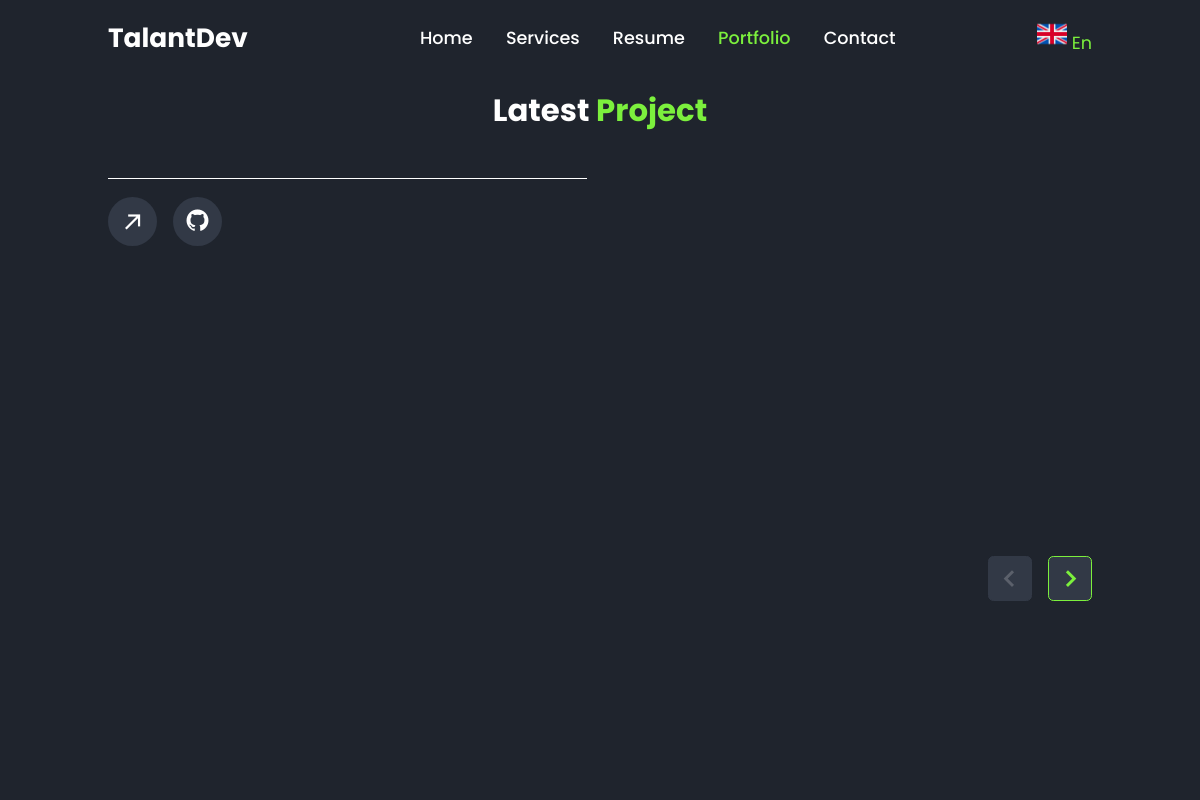
Page /en/portfolio/ on the earlier database version.
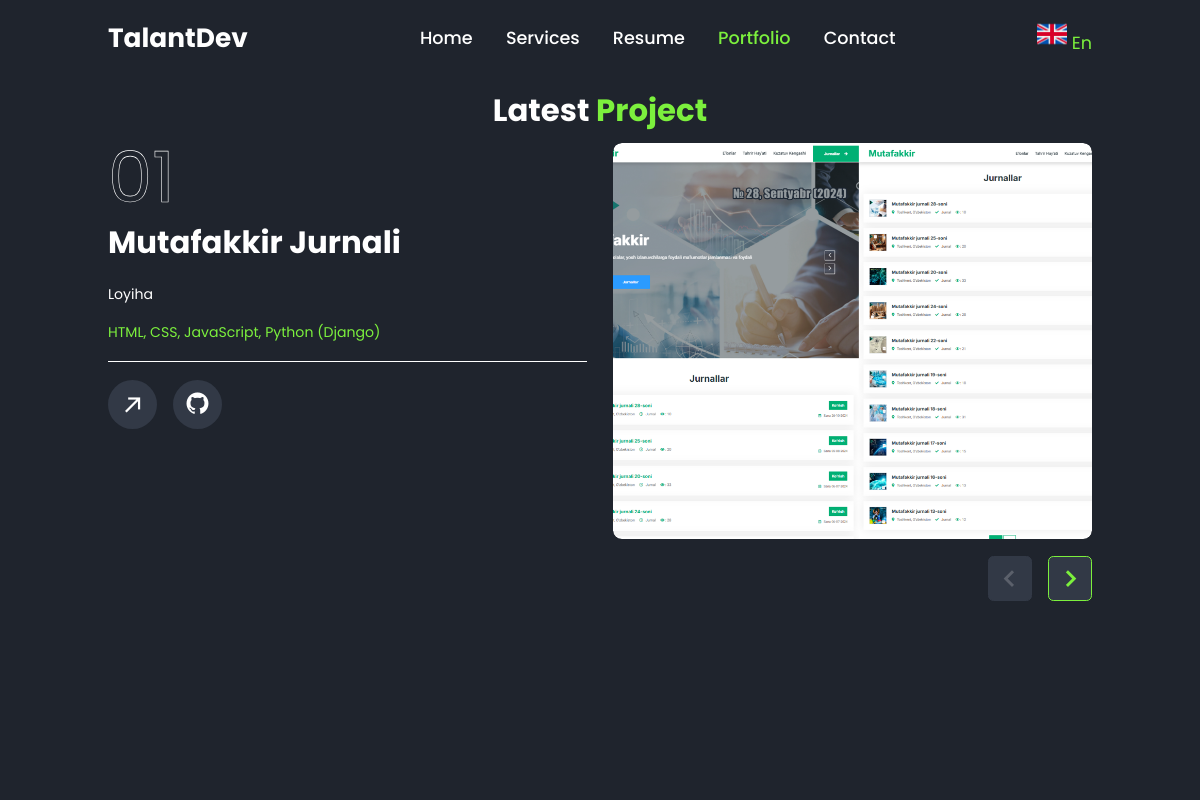
Same page on the later database version.
### main/models.py (models this page shows, shortened)
class Language(models.Model):
    base = models.CharField(max_length=20)
    base_url = models.CharField(max_length=20)
    base_img = models.ImageField(upload_to='images/', null=True)
    first = models.CharField(max_length=20)
    first_url = models.CharField(max_length=20)
    first_img = models.ImageField(upload_to='images/', null=True)
    second = models.CharField(max_length=20)
    second_url = models.CharField(max_length=20)
    second_img = models.ImageField(upload_to='images/', null=True)
    create_at = models.DateTimeField(auto_now_add=True)
    update_at = models.DateTimeField(auto_now=True)

class Project(models.Model):  # Project Models for Portfolio Page
    pro_id = models.CharField(max_length=50, verbose_name="Project Number")
    name = models.CharField(max_length=200, verbose_name="Project Name")  # Multilanguage
    content = models.TextField(verbose_name="Content")  # Multilanguage
    technology = models.CharField(max_length=100, verbose_name="Technology")
    live_link = models.CharField(max_length=300, verbose_name="Project live link")
    github_link = models.CharField(max_length=300, verbose_name="Project Github link", null=True)
    image = models.ImageField(upload_to='./project/')
    create_at = models.DateTimeField(auto_now_add=True)
    update_at = models.DateTimeField(auto_now=True)

### main/views.py (the view)
# urls.py: path('portfolio/', views.portfolio, name='portfolio'),
def portfolio(request):
    project_first = Project.objects.first()
    projects = Project.objects.all()
    projects_check = projects[1:]
    language = get_languages()
    context = {
        'project_first': project_first,
        'projects_check': projects_check,
        'projects': projects,
        'language': language,
    }
    return render(request, 'portfolio.html', context)

### main/function.py (called while the page is built)
def get_languages():
    return Language.objects.first()

### templates/portfolio.html (shortened to what this page needs)
<!doctype html>
{% load static %}
{% load i18n %}
<html lang="en">
<head>
    <link href='https://unpkg.com/boxicons@2.1.4/css/boxicons.min.css' rel='stylesheet'>
    <link rel="stylesheet" href="{% static 'style/style.css' %}">
</head>
<body>
<header class="active">
    <a href="{% url 'main:welcome' %}" class="logo">{% trans "TalantDev" %}</a>
    <nav>
        <a href="{% url 'main:welcome' %}">{% trans "Home" %}</a>
        <a href="{% url 'main:services' %}">{% trans "Services" %}</a>
        <a href="{% url 'main:resume' %}">{% trans "Resume" %}</a>
        <a href="{% url 'main:portfolio' %}" class="active">{% trans "Portfolio" %}</a>
        <a href="{% url 'main:contact' %}">{% trans "Contact" %}</a>
    </nav>
    <div class="dropdowns">
        <span id="lang">
            <img src="{{ language.base_img.url }}" alt="" width="30">
            {{ language.base }}
        </span>
    </div>
</header>
<div class="bars-box active">
    <div class="bar" style="--i:6;"></div>
    <div class="bar" style="--i:5;"></div>
    <div class="bar" style="--i:4;"></div>
    <div class="bar" style="--i:3;"></div>
    <div class="bar" style="--i:2;"></div>
    <div class="bar" style="--i:1;"></div>
</div>
<section class="portfolio active">
    <h2 class="heading">
        {% trans "Latest" %}
        <span>
            {% trans "Project" %}
        </span>
    </h2>
    <div class="portfolio-container">
        <div class="portfolio-box">
            <div class="portfolio-detail active">
                <p class="numb">
                </p>
                <h3>
                    {{ project_first.name }}
                </h3>
                <p>
                    {{ project_first.content }}
                </p>
                <div class="tech">
                    <p>
                        {{ project_first.technology }}
                    </p>
                </div>
                <div class="live-github">
                    <a href="{{ project_first.live_link }}">
                        <i class="bx bx-arrow-back"></i>
                    </a>
                    <a href="{{ project_first.github_link }}">
                        <i class="bx bxl-github"></i>
                    </a>
                </div>
            </div>
        </div>
        <div class="portfolio-box">
            <div class="portfolio-carousel">
                <div class="img-slide">
                    {% for project in projects %}
                        <div class="img-item">
                            <img src="{{ project.image.url }}" alt="">
                        </div>
                    {% endfor %}
                </div>
            </div>
            <div class="navigation">
                <button class="arrow-left disabled">
                    <i class="bx bx-chevron-left"></i>
                </button>
                <button class="arrow-right">
                    <i class="bx bx-chevron-right"></i>
                </button>
            </div>
        </div>
    </div>
</section>
</body>
</html>

### static/style/style.css (style rules this page uses)
* { margin: 0; padding: 0; box-sizing: border-box; text-decoration: none; border: none; outline: none; font-family: "Poppins", "sans-serif"; }
:root { --bg-color: #1f242d; --second-bg-color: #323946; --main-color: #7cf03d; --white-color: #fff; --disabled-color: #fff3; }
html { font-size: 62.5%; }
body { color: var(--white-color); }
header { position: fixed; top: 0; left: 0; width: 100%; padding: 2rem 9%; background: var(--bg-color); display: flex; justify-content: space-between; align-items: center; z-index: 100; visibility: hidden; opacity: 0; }
header.active { animation: show-header 1.5s linear forwards; animation-delay: 1.2s; }
.logo { font-size: 3rem; color: var(--white-color); font-weight: 700; }
nav a { font-size: 2rem; color: var(--white-color); font-weight: 500; margin-left: 3.5rem; transition: 0.5s; }
nav a:hover, nav a.active { color: var(--main-color); }
.dropdowns { position: relative; display: inline-block; font-size: 2rem; }
.bars-box { position: absolute; width: 100%; height: 100%; display: flex; }
.bars-box .bar { width: 100%; height: 100%; background: var(--bg-color); animation: hide-bars 0.5s ease-in-out both; animation-delay: calc(0.1s * var(--i)); }
.bars-box.active .bar { animation: show-bars 0.5s ease-in-out both; animation-delay: calc(0.1s * var(--i)); }
section { position: absolute; width: 100%; height: 100%; padding: 10rem 9% 2rem; visibility: hidden; opacity: 0; overflow: hidden; }
section.active { animation: show-content 1.5s linear forwards; animation-delay: 1.6s; }
.heading { font-size: 3.5rem; text-align: center; margin-bottom: 1rem; }
.heading span { color: var(--main-color); }
.portfolio-container { display: grid; grid-template-columns: repeat(2, 1fr); gap: 3rem; }
.portfolio-detail { display: none; }
.portfolio-detail.active { display: block; }
.portfolio-box .numb { font-size: 8rem; -webkit-text-stroke: 0.07rem var(--white-color); color: transparent; line-height: 1; }
.portfolio-box h3 { font-size: 3.5rem; margin: 0.8rem 0 2rem; }
.portfolio-box p { font-size: 1.6rem; }
.portfolio-box .tech { margin: 2rem 0; color: var(--main-color); border-bottom: 0.1rem solid var(--white-color); padding-bottom: 2rem; }
.portfolio-box .live-github a { position: relative; display: inline-flex; padding: 1.3rem; font-size: 3rem; color: var(--white-color); border-radius: 50%; background: var(--second-bg-color); transition: 0.5s; }
.portfolio-box .live-github a:first-child { margin-right: 1.5rem; }
.portfolio-box .live-github a:first-child i { transform: rotate(135deg); }
.portfolio-box .portfolio-carousel { width: 100%; height: 45rem; border-radius: 1rem; overflow: hidden; }
.portfolio-carousel .img-slide { display: grid; grid-auto-flow: column; grid-auto-columns: 100%; gap: 2rem; height: inherit; transition: 0.5s; }
.portfolio-carousel .img-item { height: inherit; }
.portfolio-carousel .img-item img { display: block; width: 100%; height: 100%; object-fit: cover; border-radius: 1rem; }
.portfolio-box .navigation { text-align: right; margin-top: 2rem; }
.portfolio-box .navigation button { display: inline-flex; padding: 0.4rem; background: var(--second-bg-color); border: 0.2rem solid var(--main-color); border-radius: 0.6rem; font-size: 4rem; color: var(--main-color); cursor: pointer; }
.portfolio-box .navigation button.disabled { border-color: var(--second-bg-color); color: var(--disabled-color); }
.portfolio-box .navigation .arrow-right { margin-left: 1.5rem; }
.dropdowns span { color: var(--main-color); }
@media screen and (max-width: 1200px) { html { font-size: 55%; } }

Differences in the rows shown:
added Project: name "Mutafakkir Jurnali", content "Loyiha", technology "HTML, CSS, JavaScript, Python (Django)", image (picture)
